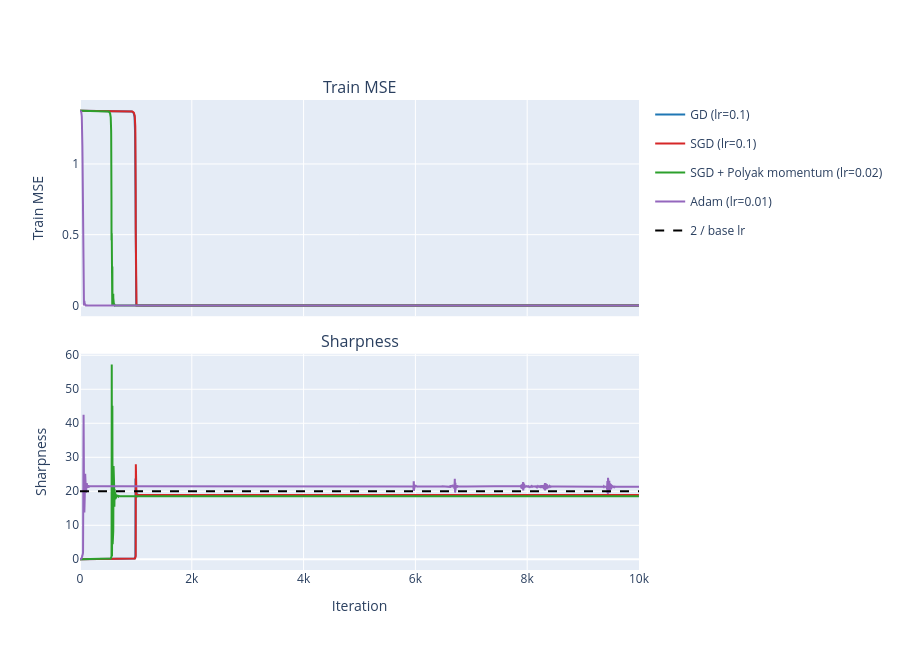

Notebook cell for this chart:
### Code cell
fig = make_subplots(
    rows=2,
    cols=1,
    shared_xaxes=True,
    vertical_spacing=0.08,
    subplot_titles=("Train MSE", "Sharpness"),
)

colors = ["#1f77b4", "#d62728", "#2ca02c", "#9467bd"]

for result, color in zip(results, colors):
    label = f"{result['name']} (lr={result['lr']})"
    fig.add_trace(
        go.Scatter(
            x=result["iterations"],
            y=result["losses"],
            mode="lines",
            name=label,
            legendgroup=result["name"],
            line={"color": color},
        ),
        row=1,
        col=1,
    )
    fig.add_trace(
        go.Scatter(
            x=result["iterations"],
            y=result["sharpness"],
            mode="lines",
            name=label,
            legendgroup=result["name"],
            showlegend=False,
            line={"color": color},
        ),
        row=2,
        col=1,
    )

fig.add_trace(
    go.Scatter(
        x=[0, iterations],
        y=[2 / base_lr, 2 / base_lr],
        mode="lines",
        name="2 / base lr",
        line={"dash": "dash", "color": "black"},
    ),
    row=2,
    col=1,
)

fig.update_xaxes(title_text="Iteration", row=2, col=1)
fig.update_yaxes(title_text="Train MSE", row=1, col=1)
fig.update_yaxes(title_text="Sharpness", row=2, col=1)
fig.update_layout(height=650, hovermode="x unified")

fig.show()

### Figure 1 — Plotly figure (JSON) as saved in the notebook; plotly's stock layout.template omitted (floating-point values rounded to 4 significant figures; data arrays with more than 128 entries replaced by an {"elided": "..."} marker saying what was removed)
{"data": [{"legendgroup": "GD", "line": {"color": "#1f77b4"}, "mode": "lines", "name": "GD (lr=0.1)", "type": "scatter", "x": {"elided": "10001 int values"}, "xaxis": "x", "y": {"elided": "10001 float values"}, "yaxis": "y"}, {"legendgroup": "GD", "line": {"color": "#1f77b4"}, "mode": "lines", "name": "GD (lr=0.1)", "showlegend": false, "type": "scatter", "x": {"elided": "10001 int values"}, "xaxis": "x2", "y": {"elided": "10001 float values"}, "yaxis": "y2"}, {"legendgroup": "SGD", "line": {"color": "#d62728"}, "mode": "lines", "name": "SGD (lr=0.1)", "type": "scatter", "x": {"elided": "10001 int values"}, "xaxis": "x", "y": {"elided": "10001 float values"}, "yaxis": "y"}, {"legendgroup": "SGD", "line": {"color": "#d62728"}, "mode": "lines", "name": "SGD (lr=0.1)", "showlegend": false, "type": "scatter", "x": {"elided": "10001 int values"}, "xaxis": "x2", "y": {"elided": "10001 float values"}, "yaxis": "y2"}, {"legendgroup": "SGD + Polyak momentum", "line": {"color": "#2ca02c"}, "mode": "lines", "name": "SGD + Polyak momentum (lr=0.02)", "type": "scatter", "x": {"elided": "10001 int values"}, "xaxis": "x", "y": {"elided": "10001 float values"}, "yaxis": "y"}, {"legendgroup": "SGD + Polyak momentum", "line": {"color": "#2ca02c"}, "mode": "lines", "name": "SGD + Polyak momentum (lr=0.02)", "showlegend": false, "type": "scatter", "x": {"elided": "10001 int values"}, "xaxis": "x2", "y": {"elided": "10001 float values"}, "yaxis": "y2"}, {"legendgroup": "Adam", "line": {"color": "#9467bd"}, "mode": "lines", "name": "Adam (lr=0.01)", "type": "scatter", "x": {"elided": "10001 int values"}, "xaxis": "x", "y": {"elided": "10001 float values"}, "yaxis": "y"}, {"legendgroup": "Adam", "line": {"color": "#9467bd"}, "mode": "lines", "name": "Adam (lr=0.01)", "showlegend": false, "type": "scatter", "x": {"elided": "10001 int values"}, "xaxis": "x2", "y": {"elided": "10001 float values"}, "yaxis": "y2"}, {"line": {"color": "black", "dash": "dash"}, "mode": "lines", "name": "2 / base lr", "type": "scatter", "x": [0, 10000], "xaxis": "x2", "y": [20, 20], "yaxis": "y2"}], "layout": {"annotations": [{"font": {"size": 16}, "showarrow": false, "text": "Train MSE", "x": 0.5, "xanchor": "center", "xref": "paper", "y": 1, "yanchor": "bottom", "yref": "paper"}, {"font": {"size": 16}, "showarrow": false, "text": "Sharpness", "x": 0.5, "xanchor": "center", "xref": "paper", "y": 0.46, "yanchor": "bottom", "yref": "paper"}], "height": 650, "hovermode": "x unified", "xaxis": {"anchor": "y", "domain": [0, 1], "matches": "x2", "showticklabels": false}, "xaxis2": {"anchor": "y2", "domain": [0, 1], "title": {"text": "Iteration"}}, "yaxis": {"anchor": "x", "domain": [0.54, 1], "title": {"text": "Train MSE"}}, "yaxis2": {"anchor": "x2", "domain": [0, 0.46], "title": {"text": "Sharpness"}}}}
